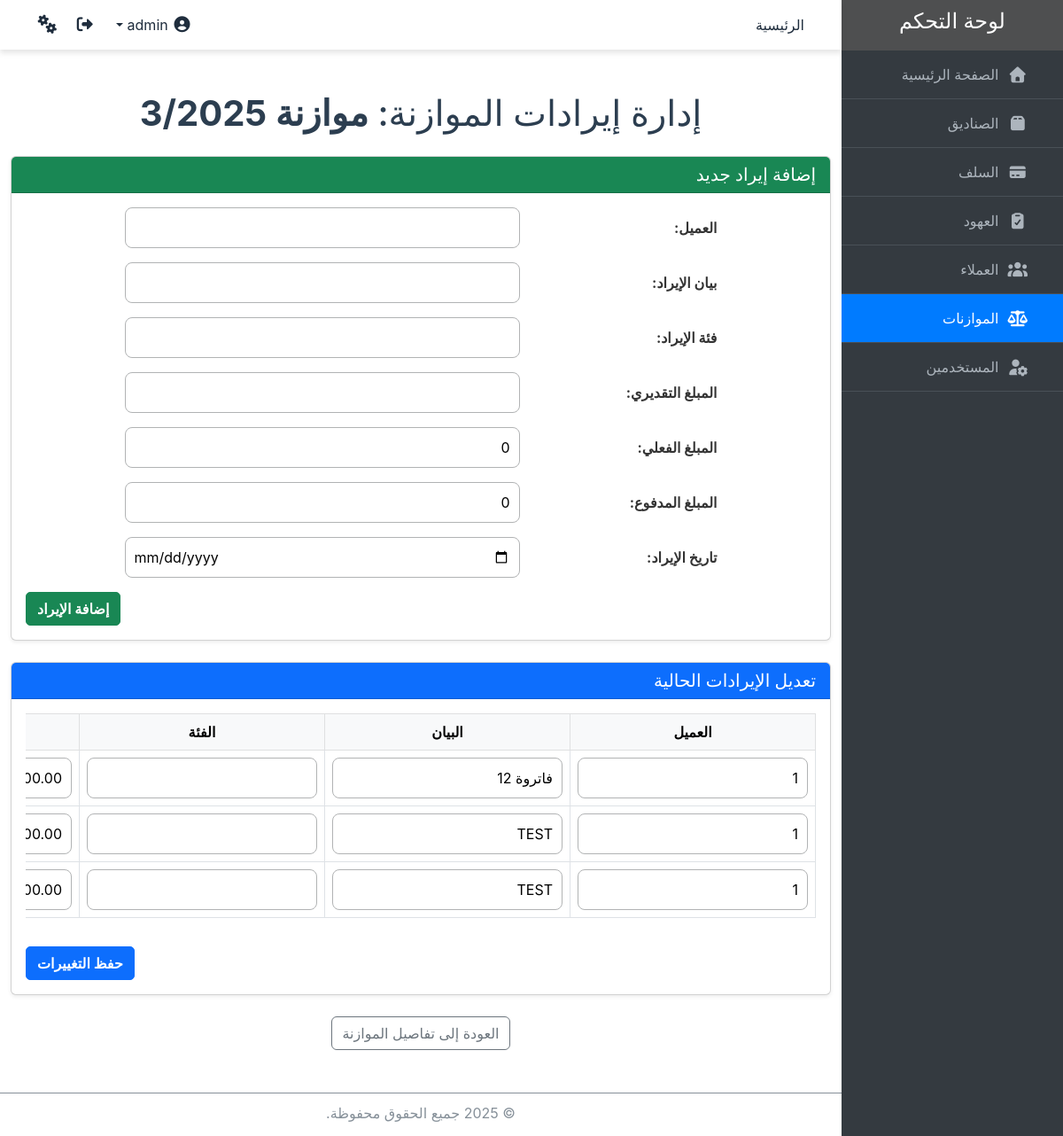
The page /budgets/1/update-budget-revenues/ (signed in) on the database as committed earlier.
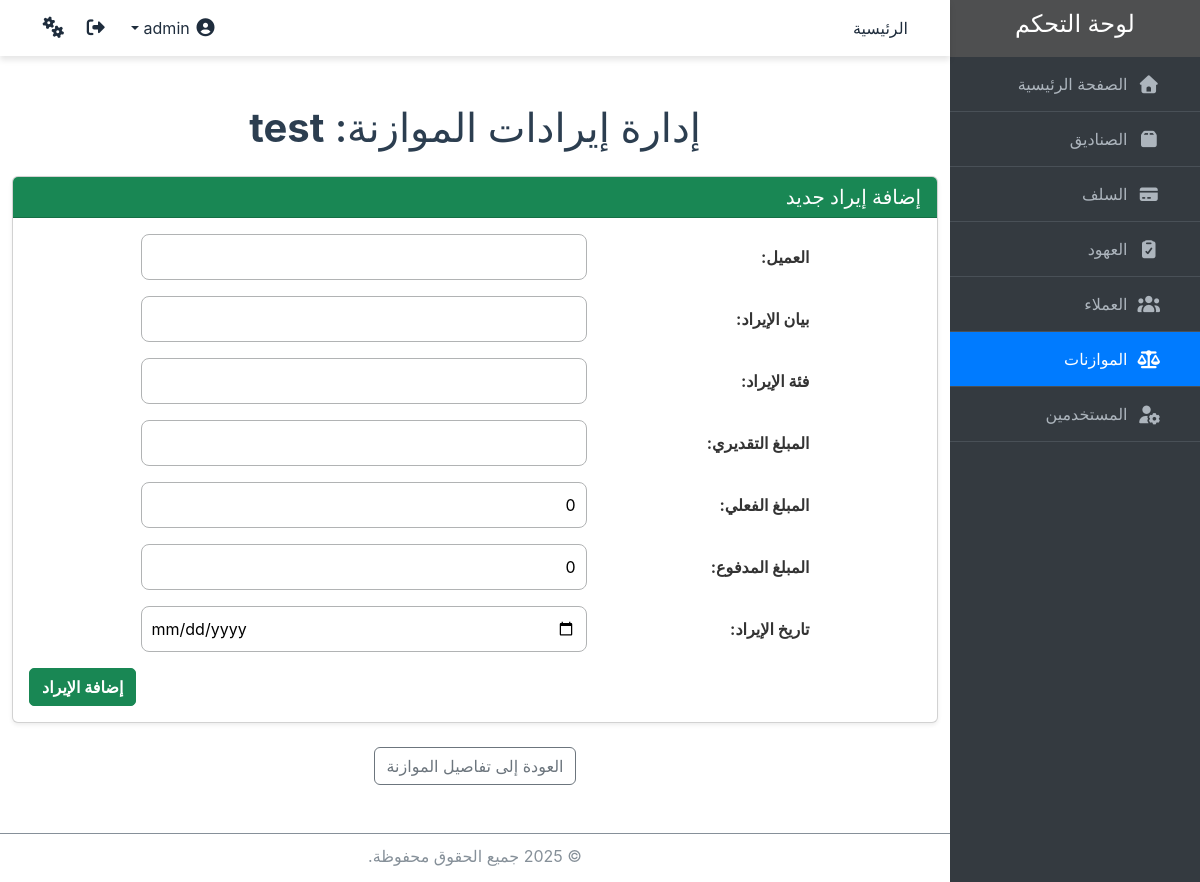
The same page on the database as committed later.
### core/models.py (models this page shows, shortened)
class Budget(models.Model):
    name = models.CharField(max_length=100, verbose_name="اسم الموازنة", unique=True)
    description = models.TextField(verbose_name="وصف الموازنة")
    status = models.CharField(
        max_length=50,
        choices=[('فعلية', 'فعلية'), ('تقديرية', 'تقديرية')],
        verbose_name="حالة الموازنة"
    )
    date = models.DateField(verbose_name="تاريخ الموازنة", unique=True)
    created_at = models.DateTimeField(auto_now_add=True, verbose_name="تاريخ الإنشاء")
    users = models.ManyToManyField(User, through="BudgetUsers", related_name="budgets", verbose_name="المستخدمون الذين يمكنهم العمل على الموازنة")
    class Meta:
        verbose_name = "موازنة"
        verbose_name_plural = "الموازنات"

### core/views.py (the view, shortened to what this page needs)
# urls.py: path('budgets/<int:budget_pk>/update-budget-revenues/', views.BudgetRevenuesChangeView.as_view(), name='budget_revenues_change'),
class BudgetRevenuesChangeView(PermissionMixin, View):
    template_name = 'budgets/budget_revenues_change.html'
    permission_required = 'core.change_budgetrevenue'
    def get(self, request, budget_pk):
        budget = get_object_or_404(Budget, pk=budget_pk)
        revenues = BudgetRevenue.objects.filter(budget=budget)
        revenue_forms = [
            BudgetRevenueForm(instance=revenue, prefix=f"revenue_{revenue.pk}")
            for revenue in revenues
        ]
        revenue_form = BudgetRevenueForm()
        context = {
            'budget': budget,
            'revenue_forms': revenue_forms,
            'revenue_form': revenue_form,
        }
        return render(request, self.template_name, context)

### core/forms.py
class BudgetRevenueForm(forms.ModelForm):
    category = forms.ModelChoiceField(
        queryset=RevenueCategory.objects.all(),
        widget=Select2Widget,
        label="فئة الإيراد"
    )
    class Meta:
        model = BudgetRevenue
        fields=['client', 'description', 'category', 'estimated_amount', 'actual_amount', 'paid_amount', 'date']
        can_delete=True
        widgets = {
            'date': forms.DateInput(attrs={'type': 'date'}),
            'remaining_amount': forms.TextInput(attrs={'readonly': 'readonly'}),
            "client": Select2Widget,
        }

### core/views.py (called while the page is built)
    def has_permission(self):
        perms = self.get_permission_required()
        return self.request.user.has_perms(perms) or self.request.user.is_superuser

### core/templates/budgets/budget_revenues_change.html (shortened to what this page needs)
{% extends 'base.html' %}
{% block content %}
<div class="container my-5">
  <div class="row">
    <div class="col-lg-12 mx-auto">
      <h1 class="text-center mb-4">إدارة إيرادات الموازنة: <strong>{{ budget.name }}</strong></h1>
      <div class="card shadow-sm">
        <div class="card-header bg-success text-white text-end">
          <h5 class="mb-0">إضافة إيراد جديد</h5>
        </div>
        <div class="card-body">
          <form method="post" class="custom-form">
            {{ revenue_form.as_p }}
            <div class="text-start">
              <button type="submit" class="btn btn-success">إضافة الإيراد</button>
            </div>
          </form>
        </div>
      </div>
      {% if revenue_forms %}
      <div class="card shadow-sm my-4">
        <div class="card-header bg-primary text-white text-end">
          <h5 class="mb-0">تعديل الإيرادات الحالية</h5>
        </div>
        <div class="card-body">
          <form method="post" class="custom-form">
            <div class="table-responsive">
              <table class="table table-bordered text-center align-middle">
                <thead class="table-light">
                  <tr>
                    <th>العميل</th>
                    <th>البيان</th>
                    <th>الفئة</th>
                    <th>المبلغ التقديري</th>
                  </tr>
                </thead>
                <tbody>
                  {% for form in revenue_forms %}
                  <tr>
                    <td>{{ form.client }}</td>
                    <td>{{ form.description }}</td>
                    <td>{{ form.category }}</td>
                    <td>{{ form.estimated_amount }}</td>
                  </tr>
                  {% endfor %}
                </tbody>
              </table>
            </div>
            <div class="text-start mt-3">
              <button type="submit" class="btn btn-primary">حفظ التغييرات</button>
            </div>
          </form>
        </div>
      </div>
      {% endif %}
      <div class="text-center mt-4">
        <a href="{% url 'budget_detail' budget.id %}" class="btn btn-outline-secondary">
           العودة إلى تفاصيل الموازنة
        </a>
      </div>
    </div>
  </div>
</div>
{% endblock %}

Rows that differ between the two databases and show on the page:
changed Budget: name "موازنة 3/2025" → "test"
Other text that changed with them:
text no longer shown: "تعديل الإيرادات الحالية العميل البيان الفئة حفظ التغييرات"
list line gone: "1 فاتروة 12  1000.00"
list line gone: "1 TEST  1000.00"
list line gone: "1 TEST  2000.00"
